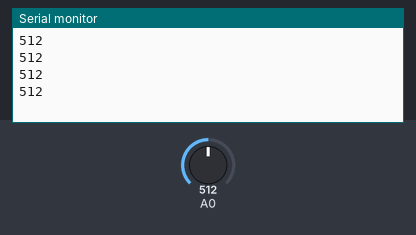
A sketch run on a simulated Arduino Uno, built with avr-gcc and run on an emulated ATmega328P. On the bench: the last lines printed to the serial monitor. The test bench sets the inputs (shaded band); at power-on: A0 = 512.

Above: at 1.2 s.
1.3 s: A0 set to 716
At 1.68 s:
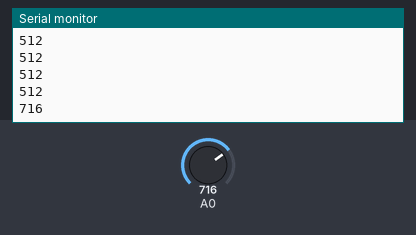
2.8 s: A0 set to 511
At 3.08 s:
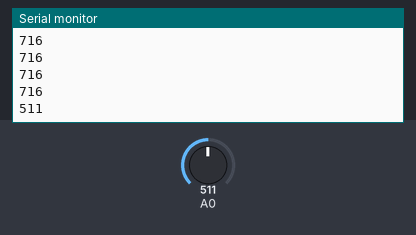
Timing chart, 0 to 5.8 s (numbered marks = the images above; inputs shaded):
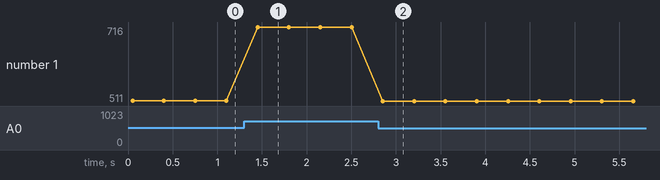

The sketch:

MultipleButtonsOnAnalofInput.ino
```cpp
void setup() {
  // put your setup code here, to run once:
  Serial.begin(9600);
  pinMode(A0, INPUT_PULLUP);
}

void loop() {
  // put your main code here, to run repeatedly:
  int value = read();
  if(isButton1(value))
  {
    Serial.println("Button 1 down");
    while(isButton1(value = read()));
    Serial.println("Button 1 up");
  }
else
  if(isButton2(value))
  {
    Serial.println("Button 2 down");
    while(isButton2(value = read()));
    Serial.println("Button 2 up");
  }
else
  if(isButton3(value))
  {
    Serial.println("Button 3 down");
    while(isButton3(value = read()));
    Serial.println("Button 3 up");
  }
else
  if(isButton4(value))
  {
    Serial.println("Button 4 down");
    while(isButton4(value = read()));
    Serial.println("Button 4 up");
  }

  if(value < 900)
  {
    Serial.println(value);
  }
  delay(300);
}
bool isButton1(int value)
{
  return isBetween(value, 10, 20);
}

bool isButton2(int value)
{
  return isBetween(value, 65, 75);
}

bool isButton3(int value)
{
  return isBetween(value, 130, 150);
}

bool isButton4(int value)
{
  return isBetween(value, 220, 240);
}

bool isBetween(int value, int min, int max)
{
  return value >= min && value <= max;
}

int read()
{
  int v1, v2, dif;
  do
  {
    v1 = analogRead(A0);
    delay(50);
    v2 = analogRead(A0);
    dif = v1-v2;
  } while (dif < -10 || dif > 10);
  return v2;
}
```

Measured:
- after the input at 1.3 s, the serial monitor: prints a new line after 0.15 s (image 1)
- after the input at 2.8 s, the serial monitor: prints a new line after 0.05 s (image 2)
- plotted number 1: 512 → 716 after the input at 1.3 s, 716 → 511 after the input at 2.8 s
